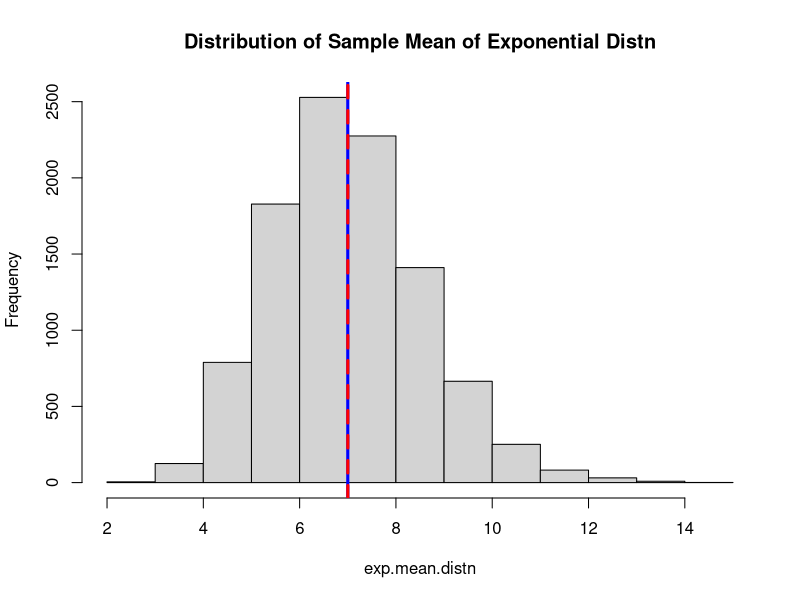
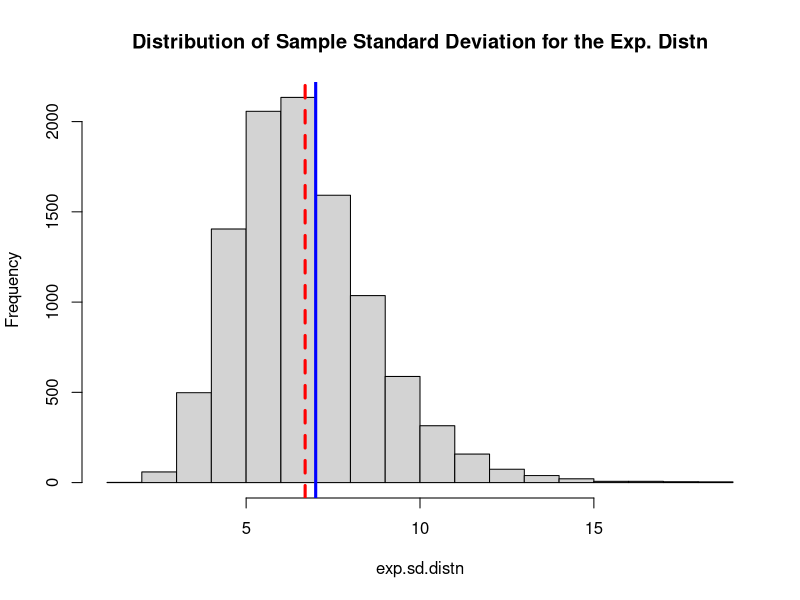
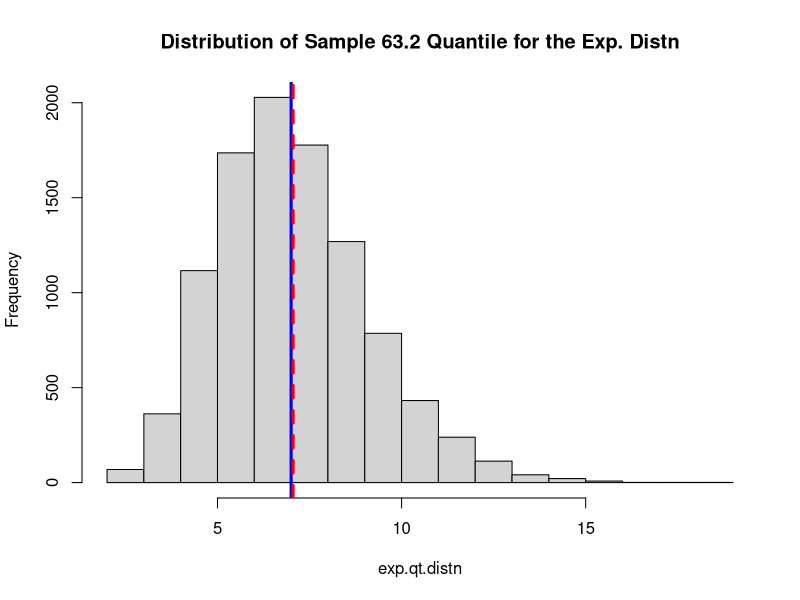

The R script that drew these images, in order:
## ---- chunk 1
knitr::opts_chunk$set(echo = TRUE)
## ---- chunk 2

exp.samples = replicate(10000, rexp(20, rate = 1/7))
exp.mean.distn = apply(exp.samples, 2, mean)

hist(exp.mean.distn, main = "Distribution of Sample Mean of Exponential Distn")
abline(v=7, col="blue", lwd=3)
abline(v=mean(exp.mean.distn), col="red", lwd=3, lty=2)

## ---- chunk 3

exp.sd.distn = apply(exp.samples, 2, sd)

hist(exp.sd.distn, main = "Distribution of Sample Standard Deviation for the Exp. Distn")
abline(v=7, col="blue", lwd=3)
abline(v=mean(exp.sd.distn), col="red", lwd=3, lty=2)

## ---- chunk 4

quant = function(n, p=0.632){
  return(quantile(n, probs = p))
}

exp.qt.distn = apply(exp.samples, 2, quant)

hist(exp.qt.distn, main = "Distribution of Sample 63.2 Quantile for the Exp. Distn")
abline(v=7, col="blue", lwd=3)
abline(v=mean(exp.qt.distn), col="red", lwd=3, lty=2)

## ---- chunk 5

school_data = readr::read_csv("pct EDU degrees.csv")

public_data = dplyr::filter(school_data, School == "Public")
private_data = dplyr::filter(school_data, School == "Private")

public = public_data$Pct
private = private_data$Pct
